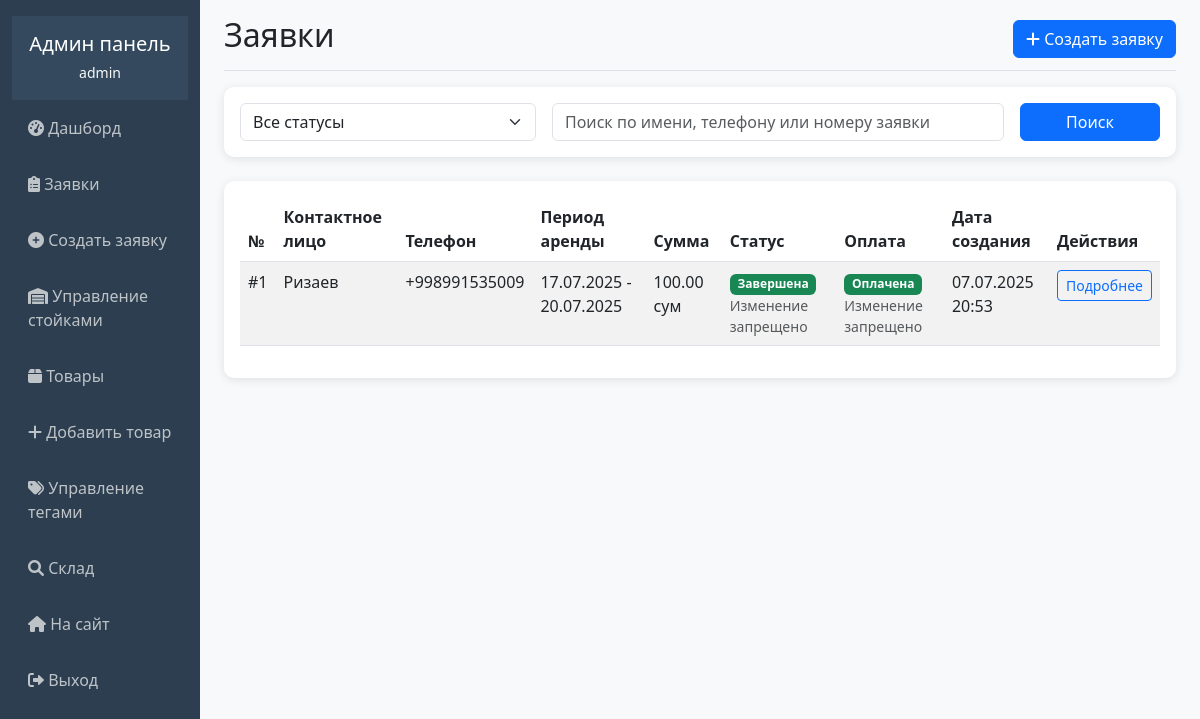
The page /superuser/orders/ (signed in) on the database as committed earlier.
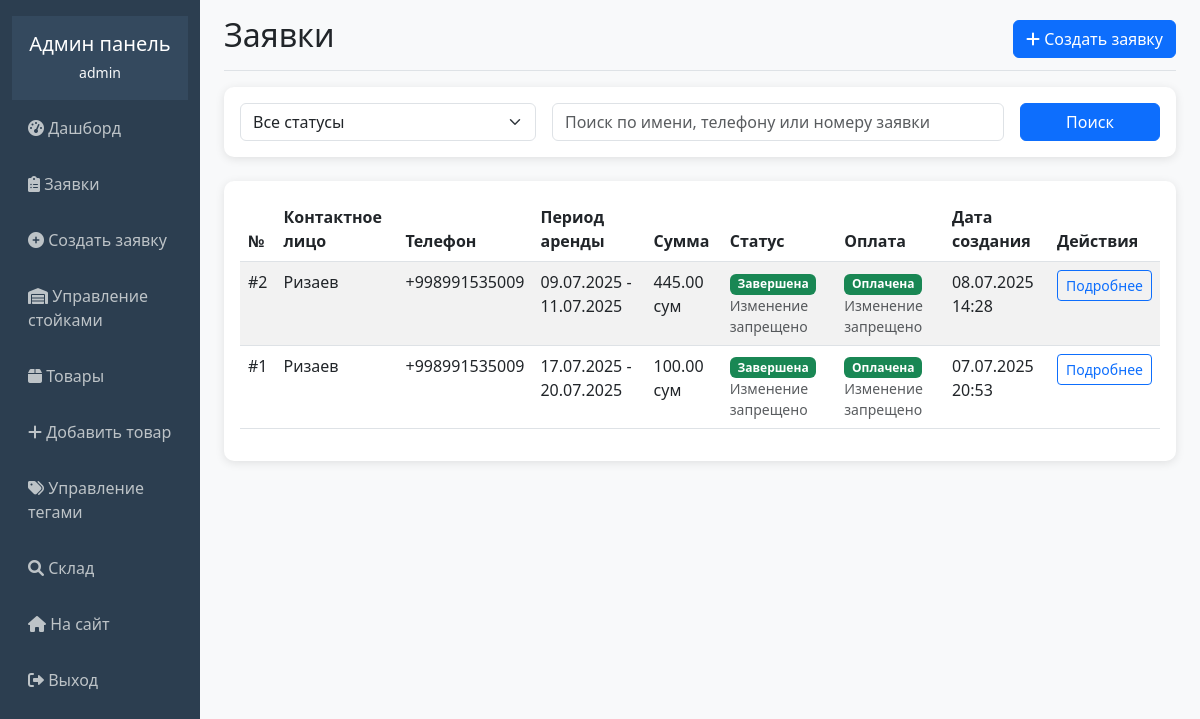
The same page on the database as committed later.
### rental/models.py (models this page shows, shortened)
class Order(models.Model):
    STATUS_CHOICES = [
        ('pending', 'Ожидает подтверждения'),
        ('confirmed', 'Подтверждена'),
        ('in_rent', 'В аренде'),
        ('completed', 'Завершена'),
    ]
    PAYMENT_CHOICES = [
        ('paid', 'Оплачена'),
        ('unpaid', 'Не оплачена'),
    ]
    contact_person = models.CharField(max_length=200, verbose_name='Контактное лицо')
    phone1 = models.CharField(max_length=20, verbose_name='Телефон 1')
    phone2 = models.CharField(max_length=20, blank=True, verbose_name='Телефон 2')
    comment = models.TextField(blank=True, verbose_name='Комментарий')
    status = models.CharField(max_length=20, choices=STATUS_CHOICES, default='pending', verbose_name='Статус')
    payment_status = models.CharField(max_length=20, choices=PAYMENT_CHOICES, default='unpaid', verbose_name='Оплата')
    created_at = models.DateTimeField(auto_now_add=True, verbose_name='Дата создания')
    rental_start = models.DateField(verbose_name='Начало аренды')
    rental_end = models.DateField(verbose_name='Конец аренды')
    total_amount = models.DecimalField(max_digits=10, decimal_places=2, verbose_name='Общая сумма')
    created_by_admin = models.BooleanField(default=False, verbose_name='Создана администратором')
    class Meta:
        verbose_name = 'Заявка'
        verbose_name_plural = 'Заявки'
        ordering = ['-created_at']

### rental/admin_views.py (the view, shortened to what this page needs)
# urls.py: path('orders/', admin_views.admin_orders, name='admin_orders'),
@user_passes_test(is_admin)
def admin_orders(request):
    orders = Order.objects.all()
    status_filter = request.GET.get('status', '')
    if status_filter:
        orders = orders.filter(status=status_filter)
    search_query = request.GET.get('search', '')
    context = {
        'orders': orders,
        'status_filter': status_filter,
        'search_query': search_query,
    }
    return render(request, 'rental/admin/orders.html', context)

### rental/admin_views.py (called while the page is built)
def is_admin(user):
    return user.is_authenticated and user.is_staff

### templates/rental/admin/orders.html (shortened to what this page needs)
{% extends 'rental/admin/base_admin.html' %}
{% block content %}
<div class="d-flex justify-content-between flex-wrap flex-md-nowrap align-items-center pb-2 mb-3 border-bottom">
    <h1 class="h2">Заявки</h1>
    <a href="{% url 'admin_create_order' %}" class="btn btn-primary">
        <i class="fas fa-plus"></i> Создать заявку
    </a>
</div>
<div class="card mb-4">
    <div class="card-body">
        <form method="get" class="row g-3">
            <div class="col-md-4">
                <select name="status" class="form-select">
                    <option value="">Все статусы</option>
                </select>
            </div>
            <div class="col-md-6">
                <input type="text" name="search" class="form-control" placeholder="Поиск по имени, телефону или номеру заявки" value="{{ search_query }}">
            </div>
            <div class="col-md-2">
                <button type="submit" class="btn btn-primary w-100">Поиск</button>
            </div>
        </form>
    </div>
</div>
<div class="card">
    <div class="card-body">
        <div class="table-responsive">
            <table class="table table-striped">
                <thead>
                    <tr>
                        <th>№</th>
                        <th>Контактное лицо</th>
                        <th>Телефон</th>
                        <th>Период аренды</th>
                        <th>Сумма</th>
                        <th>Статус</th>
                        <th>Оплата</th>
                        <th>Дата создания</th>
                        <th>Действия</th>
                    </tr>
                </thead>
                <tbody>
                    {% for order in orders %}
                    <tr>
                        <td>#{{ order.id }}</td>
                        <td>{{ order.contact_person }}</td>
                        <td>{{ order.phone1 }}</td>
                        <td>{{ order.rental_start|date:"d.m.Y" }} - {{ order.rental_end|date:"d.m.Y" }}</td>
                        <td>{{ order.total_amount }} сум</td>
                        <td>
                            {% if order.status == 'completed' %}
                                <span class="badge bg-success">Завершена</span>
                                <small class="text-muted d-block">Изменение запрещено</small>
                            {% endif %}
                        </td>
                        <td>
                            {% if order.status == 'completed' %}
                                {% if order.payment_status == 'paid' %}
                                    <span class="badge bg-success">Оплачена</span>
                                {% else %}
                                    <span class="badge bg-danger">Не оплачена</span>
                                {% endif %}
                                <small class="text-muted d-block">Изменение запрещено</small>
                            {% endif %}
                        </td>
                        <td>{{ order.created_at|date:"d.m.Y H:i" }}</td>
                        <td>
                            <a href="{% url 'admin_order_detail' order.id %}" class="btn btn-sm btn-outline-primary">
                                Подробнее
                            </a>
                        </td>
                    </tr>
                    {% empty %}
                    <tr>
                        <td colspan="9" class="text-center">Заявок не найдено</td>
                    </tr>
                    {% endfor %}
                </tbody>
            </table>
        </div>
    </div>
</div>
{% endblock %}

Rows that differ between the two databases and show on the page:
added Order: id "2", contact_person "Ризаев", phone1 "+998991535009", rental_start "09.07.2025", rental_end "11.07.2025", total_amount "445.00", status "Завершена", created_at "08.07.2025 14:28"
